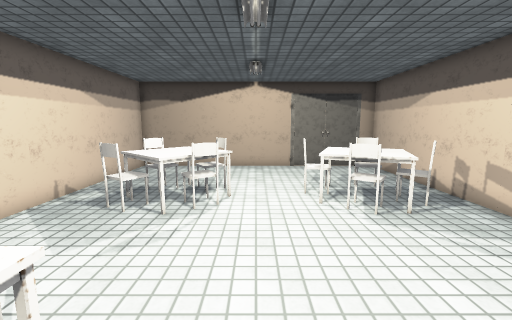
view 1 (above)

12 first-person views from a walk through a Unity game level. The camera is 1.3 m above the floor, tilts 8° down and sees 90° across. The floor is counted in squares, 0.5 m on a side. Each view is taken from the middle of a square. On the plan, view 1 faces up. The plan holds only what a view shows up to about 18 squares ahead; the rest is blank. The place goes on beyond the plan. Some animated figures are not drawn. Some surface patterns are stand-ins.

view 2
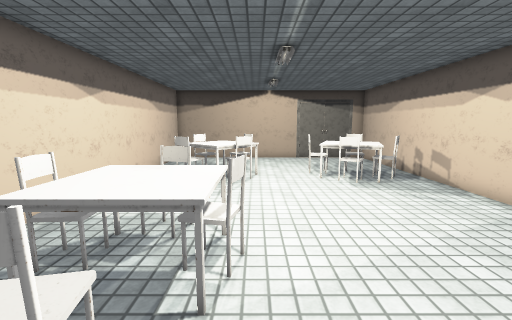

view 3
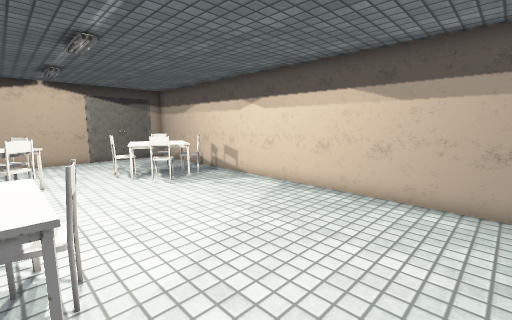

view 4
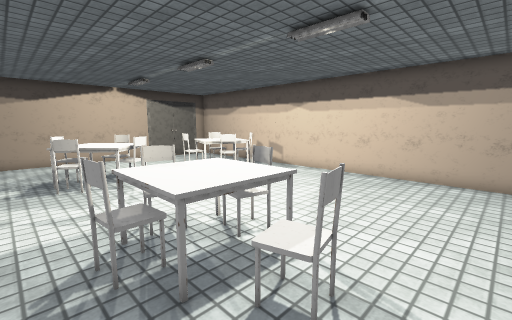

view 5
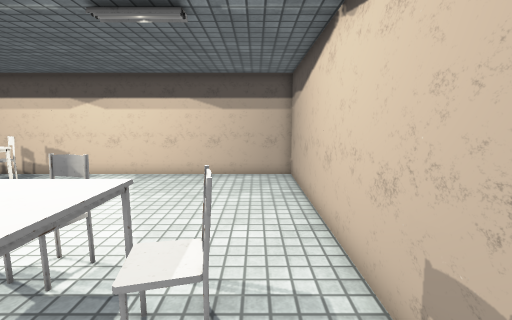

view 6
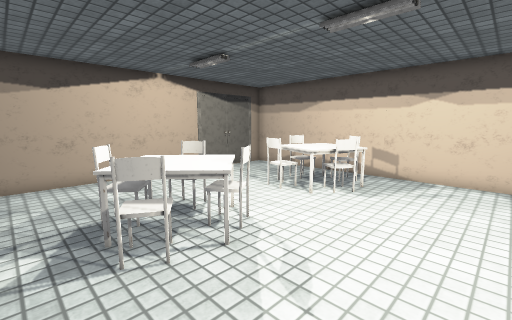

view 7
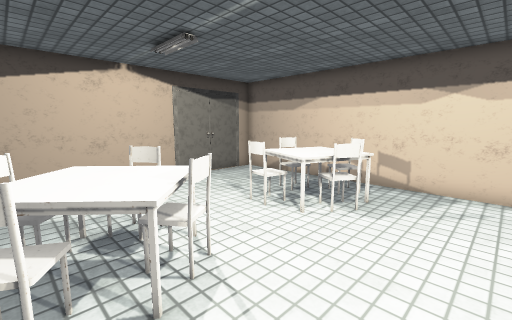

view 8
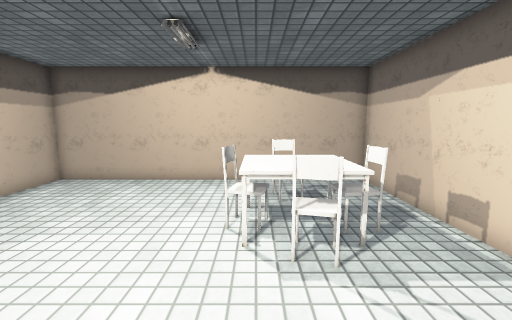

view 9
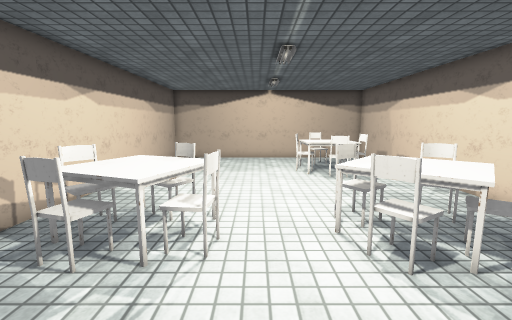

view 10
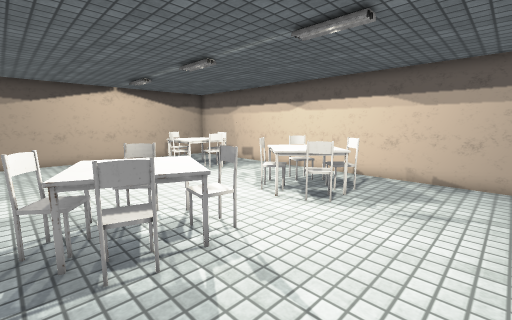

view 11
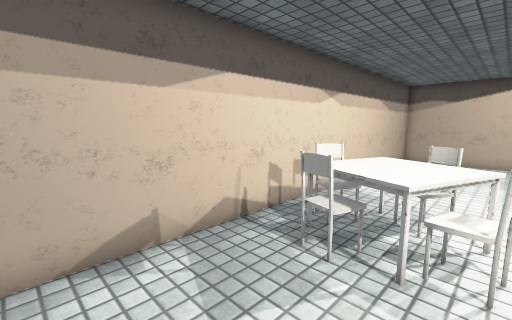

view 12
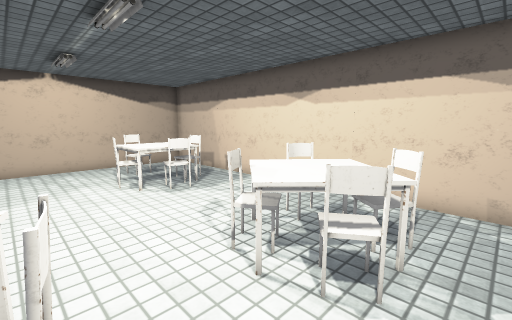

### Floor plan
Key: @ floor where view 1 was taken; # wall or solid block; . floor; C chair; T table; H thing the floor can be seen under or through.
Columns run from 7 left of view 1 to 7 right of it. Each row starts with its distance up from view 1.
 16 ###############
 15 #.............#
 14 #.............#
 13 #.............#
 12 #.............#
 11 #..CT#C...THC.#
 10 #..#T##..CTHH.#
  9 #.TTTTT..TTHHH#
  8 #.CTTCC..TTTHC#
  7 #..CT.....CTT.#
  6 #.............#
  5 #.............#
  4 #.............#
  3 #...C.........#
  2 #..HHT........#
  1 #. HHTC.......#
  0 #. TTTC@......#
 -1 #..TTT........#
 -2 #...C.........#
 -3 #.............#
 -4 #.............#
 -5 ###############

Where each view was taken, in squares from view 1:
view 1: 0 up, 0 right, facing up
view 2: 4 down, 1 left, facing up
view 3: 4 down, 2 left, facing up-right
view 4: 4 down, 6 left, facing up-right
view 5: 3 down, 6 left, facing right
view 6: 3 up, 6 left, facing up-right
view 7: 4 up, 4 left, facing up-right
view 8: 7 up, 2 left, facing down
view 9: 15 up, 1 right, facing down
view 10: 15 up, 6 right, facing down-left
view 11: 15 up, 2 right, facing down-right
view 12: 12 up, 2 right, facing down-left
